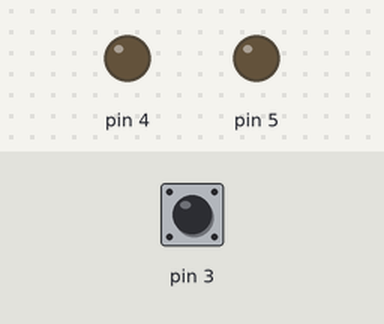
The sketch below on a simulated Arduino Uno, built with avr-gcc and run on an emulated ATmega328P. Shown: output pins drawn as LEDs (lit = HIGH). Dashed ring = blinking. The test bench sets the inputs (shaded band); at power-on: pin 3 HIGH.

Above: at 1.2 s.
1.3 s: pin 3 pulled LOW for 3.2 s
At 2.1 s:
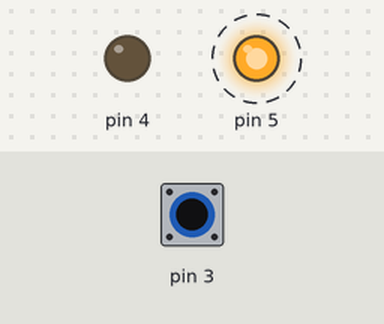
Timing chart, 0 to 5.8 s (numbered marks = the images above; inputs shaded):
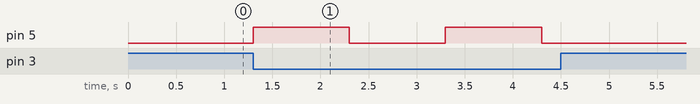

Measured:
- after the input at 1.3 s, pin 5: alternates HIGH for 1.0 s and LOW for 1.0 s, 4 changes in all, then stays LOW, starting at once

The sketch:

Hello_Sw_01.ino
```cpp
/**
 * 스위치 입력에 따라 LED 깜빡거리기
 */
void setup() {
  // 5번(D5) 핀을 출력모드로 설정
  pinMode(5,OUTPUT);
  pinMode(4,OUTPUT);

  // 스위치를 연결하는 포트는 INPUT으로 사용하지 않고, INPUT_PULLUP으로 사용한다.
  pinMode(3,INPUT_PULLUP);

}

void loop() {

  // 3번핀에 HIGH값이 입력되면, 스위치가 OFF 인상태
  if(digitalRead(3) == HIGH){
    // 5번핀에 LOW 보내서 LED 를 끄고
    digitalWrite(5,LOW);

    // 그렇지 않으면, 스위치가 ON 인 상태
  } else {

    // 5번핀에 HIGH, LOW를 교대로 보내서 LED 깜빡거리기
    digitalWrite(5,HIGH);
    delay(1000);
    digitalWrite(5,LOW);
    delay(1000);

  }


//  // 5번핀에 HIGH (5V)를 내보내고
//  digitalWrite(5,HIGH);
//  // 1초가 유지
//  delay(1000);
//
//  // 5번핀에 LOW(0V)를 내보내고
//  digitalWrite(5,LOW);
//  delay(1000); // 1초간 유지

}
```
